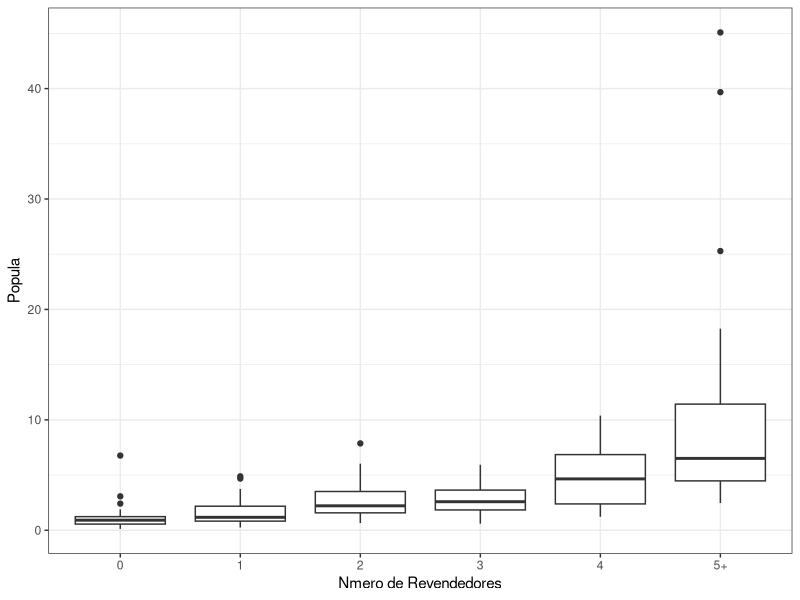

The R script that drew this image: (Note: this script raises an error after producing the figure.)
library(tidyverse)
library(ggplot2)
library(kableExtra)
library()

quibble <- function(x, q = c(0.1, 0.2, 0.3, 0.4, 0.5, 0.6, 0.7, 0.8, 0.9)) {
  tibble("{{ x }}" := quantile(x, q), "{{ x }}_q" := q)
}


data <- read_table("data/tiredealers.txt", col_names = FALSE) %>% 
  select(id = X1, n = X2, tpop = X3, ngrw = X4, pgrw = X5, 
         octy = X6, opop = X7, landv = X8, eld = X9, 
         ffrac = X10, pinc = X11, lnhdd = X12)


data %>% 
  mutate(n = ifelse(n >= 5, "5+", n)) %>% 
  ggplot(aes(x = factor(n), y = tpop)) +
  geom_boxplot() + 
  xlab("Nmero de Revendedores") +
  ylab("Popula") +
  theme_bw()


data %>% 
  mutate(n = ifelse(n >= 5, "5+", n)) %>% 
  group_by(n) %>% 
  summarise(quibble(tpop)) %>% 
  mutate(tpop_q = as.character(tpop_q)) %>% 
  rbind(data %>% mutate(n = ifelse(n >= 5, "5+", n)) %>% 
          group_by(n) %>% 
          summarise(tpop = mean(tpop), tpop_q = "Média")) %>% 
  pivot_wider(id_cols = tpop_q,
              values_from = tpop,
              names_from = n) %>% 
  rename("Percentil" = tpop_q) %>% 
  kbl(caption = "Distribuição da População pelo Número de Revendedores na Cidade",
      booktabs = TRUE, digits = 2) %>%
  kable_styling(latex_options = "HOLD_position")


likelihood_gpt <- function(params, .data) {
  # Extract parameters
  lambdas <- params[1:4]
  alphas <- c(params[5:7], 0, params[8])
  betas <- params[9:12]
  gammas <- params[13:18]
  
  # Calculate the market size
  S <- .data$tpop + sum(lambdas * c(.data$opop, .data$ngrw, .data$pgrw, .data$octy))
  
  # Calculate XBeta and W
  XBeta <- sum(betas * c(.data$eld, .data$pinc, .data$lnhdd, .data$ffrac))
  W <- .data$landv
  
  # Calculate Pi_bar values
  Pi_bar <- numeric(5)
  Pi_bar[1] <- S * (alphas[1] + XBeta) - (gammas[1] + gammas[6] * W)
  for (i in 2:5) {
    Pi_bar[i] <- S * (alphas[1] - sum(alphas[2:i]) + XBeta) - (sum(gammas[1:i]) + gammas[6] * W)
  }
  
  # Calculate the likelihood
  N <- .data$n
  ml <- rep(0, nrow(.data))
  for (i in 1:5) {
    ml[N == (i - 1)] <- diff(pnorm(Pi_bar[i:(i + 1)], mean = 0, sd = 1))
  }
  
  l <- sum(log(ml))
  return(-l)
}

df$n <- pmin(df$n, 5)  # Cap n at 5

initial_pars <- c(-0.5, 2, 0.1, 0.1, 0.8, 0.01, 0.15, 0.08, -0.5, -0.01, 0.01, -0.02, 0.5, 0.8, 0.4, 0.6, 0.3, -0.7)

sol <- optim(initial_pars, likelihood_gpt, .data = df, method = "BFGS", hessian = TRUE)
sol <- mle(minuslogl = likelihood, start = rep(0,times = 19))
se <- sqrt(diag(solve(sol$hessian)))


conditional_decile_table <- db_tire %>%
  group_by(n_agg) %>%             # Group by the 'n_agg' variable
  mutate(decile = ntile(tpop, 10)) %>%  # Calculate deciles for 'tpop'
  group_by(n_agg, decile) %>%    # Group by 'n_agg' and decile
  summarise(
    decile_start = min(tpop),    # Calculate the min tpop in the decile
    decile_end = max(tpop),      # Calculate the max tpop in the decile
    decile_count = n()           # Calculate the count in the decile
  ) %>%
  ungroup()


conditional_decile_table <- db_tire %>%
  group_by(n_agg) %>%
  mutate(decile = ntile(tpop, 10)) %>%
  ungroup()
conditional_decile_table <- conditional_decile_table %>%
  pivot_wider(names_from = decile, values_from = tpop)
colnames(conditional_decile_table) <- c("n_agg", paste0("dec", 1:10))
print(conditional_decile_table)


db_tire %>%
  group_by(n_agg) %>%
  mutate(decile = ntile(tpop, 10)) %>%
  ungroup()

result_table <- db_tire %>%
  group_by(n_agg) %>%
  summarize(
    decile_10 = quantile(tpop, 0.1),
    decile_20 = quantile(tpop, 0.2),
    decile_30 = quantile(tpop, 0.3),
    decile_40 = quantile(tpop, 0.4),
    decile_50 = quantile(tpop, 0.5),
    decile_60 = quantile(tpop, 0.6),
    decile_70 = quantile(tpop, 0.7),
    decile_80 = quantile(tpop, 0.8),
    decile_90 = quantile(tpop, 0.9)
  ) %>%
  ungroup()


db_tire %>% 
  mutate(n = ifelse(n >= 8, "8+", n)) %>% 
  ggplot(aes(x = factor(n), y = tpop)) +
  geom_boxplot() + 
  xlab("Número de Revendedores") +
  ylab("População") +
  theme_bw()
